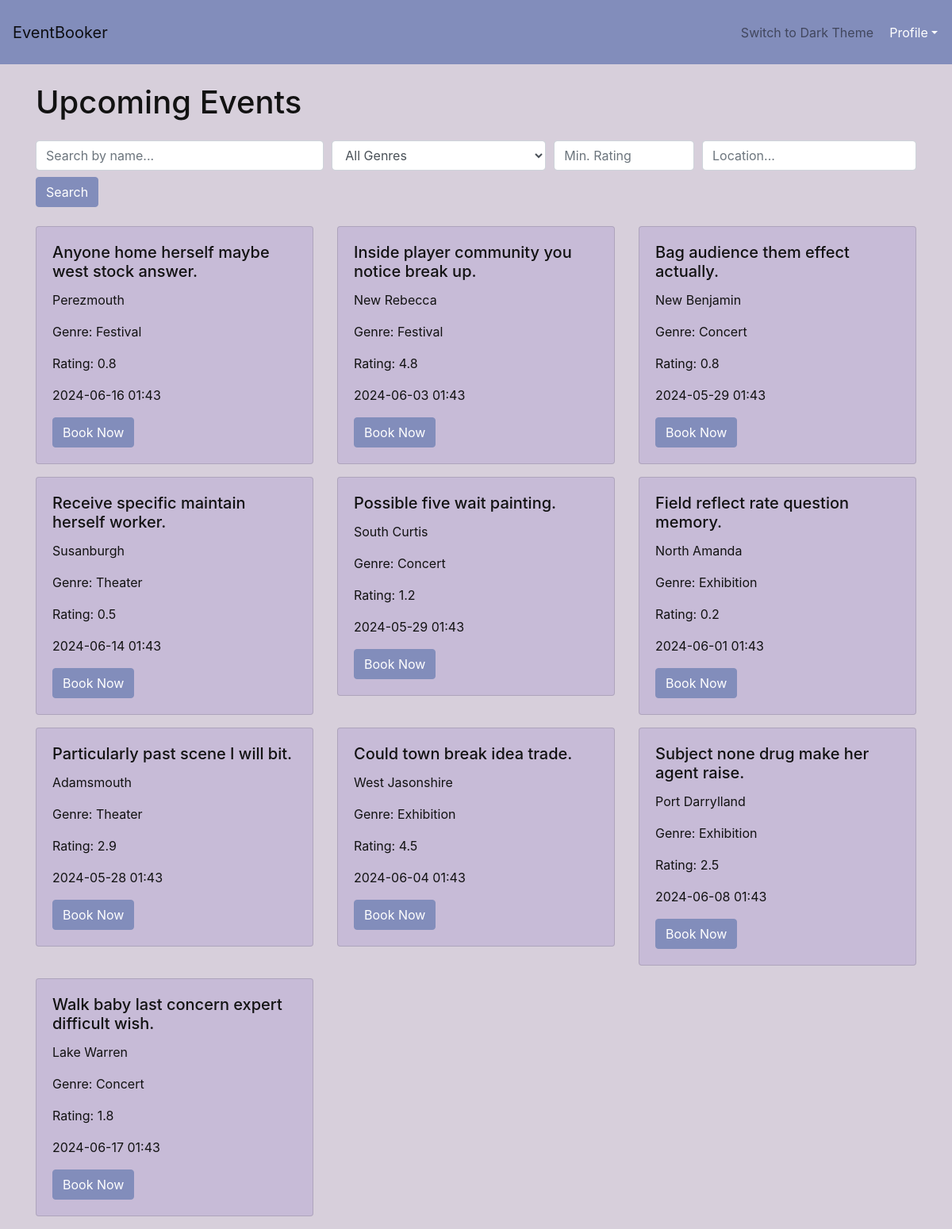
Screenshot of /home (signed in) with the database file from the repository.
### app/models.py (models this page shows)
class Event(db.Model):
    id = db.Column(db.Integer, primary_key=True)
    name = db.Column(db.String(100), nullable=False)
    location = db.Column(db.String(100), nullable=False)
    date = db.Column(db.DateTime, nullable=False)
    genre = db.Column(db.String(50))
    rating = db.Column(db.Float, default=0.0)
    bookings = db.relationship('Booking', backref='event', lazy=True, cascade='all, delete-orphan')

### app/routes.py (the view)
@app.route('/')
@app.route('/home')
def home() -> str:
    if current_user.is_authenticated:
        user_preferences = current_user.preferences.split(',') if current_user.preferences else []
        preferred_events = Event.query.filter(Event.genre.in_(user_preferences)).all()
        other_events = Event.query.filter(Event.genre.notin_(user_preferences)).all()
        events = preferred_events + other_events
    else:
        events = Event.query.all()
    current_theme = request.cookies.get('theme', 'light')  # Получаем текущую тему из куки
    return render_template('home.html', events=events, current_theme=current_theme)  # Передаем текущую тему в контекст шаблона

### app/models.py (called while the page is built)
@login_manager.user_loader
def load_user(user_id):
    return User.query.get(int(user_id))

### app/templates/home.html (shortened to what this page needs)
{% extends 'base.html' %}
{% block content %}
<div class="container mt-4">
    <h1 class="mb-4">Upcoming Events</h1>
        <form method="GET" action="{{ url_for('search') }}" class="mb-4">
            <div class="form-row">
                <div class="col-md-4">
                    <input type="text" class="form-control" name="query" placeholder="Search by name..." value="{{ query }}">
                </div>
                <div class="col-md-3">
                    <select class="form-control" name="genre">
                        <option value="">All Genres</option>
                    </select>
                </div>
                <div class="col-md-2">
                    <input type="number" class="form-control" name="min_rating" min="0" max="5" step="0.1" placeholder="Min. Rating" value="{{ min_rating }}">
                </div>
                <div class="col-md-3">
                    <input type="text" class="form-control" name="location" placeholder="Location..." value="{{ location }}">
                </div>
            </div>
            <button type="submit" class="btn btn-primary mt-2">Search</button>
        </form>
    <div class="row">
        {% for event in events %}
        <div class="col-md-4 mb-3">
            <div class="card {% if current_theme == 'light' %}light-theme{% else %}dark-theme{% endif %}">
                <div class="card-body">
                    <h5 class="card-title">{{ event.name }}</h5>
                    <p class="card-text">{{ event.location }}</p>
                    <p class="card-text">Genre: {{ event.genre }}</p>
                    <p class="card-text">Rating: {{ event.rating }}</p>
                    <p class="card-text">{{ event.date.strftime('%Y-%m-%d %H:%M') }}</p>
                    {% if current_user.is_authenticated %}
                        {% set booking = current_user.bookings|selectattr('event_id', '==', event.id)|first %}
                        {% if booking %}
                            {% if not booking.is_paid %}
                                <a href="{{ url_for('payment', booking_id=booking.id) }}" class="btn btn-success">Pay</a>
                            {% endif %}
                        {% else %}
                            <a href="{{ url_for('book', event_id=event.id) }}" class="btn btn-primary">Book Now</a>
                        {% endif %}
                    {% else %}
                        <a href="{{ url_for('login') }}" class="btn btn-primary">Login to Book</a>
                    {% endif %}
                </div>
            </div>
        </div>
        {% endfor %}
    </div>
</div>
{% endblock %}

### app/templates/base.html (style rules this page uses)
body.light-theme { background-color: #D7CFDB; color: #121212; }
.light-theme .btn-primary { background-color: #828DBB; border-color: #828DBB; color: #fff; }
.card.light-theme { background-color: #C7BBD7; color: #121212; }
.btn { transition: background-color 0.3s ease, color 0.3s ease; }

### rows the page displays
Event: name "Anyone home herself maybe west stock answer.", location "Perezmouth", genre "Festival", rating "0.8", date "2024-06-16 01:43"
Event: name "Inside player community you notice break up.", location "New Rebecca", genre "Festival", rating "4.8", date "2024-06-03 01:43"
Event: name "Bag audience them effect actually.", location "New Benjamin", genre "Concert", rating "0.8", date "2024-05-29 01:43"
Event: name "Receive specific maintain herself worker.", location "Susanburgh", genre "Theater", rating "0.5", date "2024-06-14 01:43"
Event: name "Possible five wait painting.", location "South Curtis", genre "Concert", rating "1.2", date "2024-05-29 01:43"
Event: name "Field reflect rate question memory.", location "North Amanda", genre "Exhibition", rating "0.2", date "2024-06-01 01:43"
Event: name "Particularly past scene I will bit.", location "Adamsmouth", genre "Theater", rating "2.9", date "2024-05-28 01:43"
Event: name "Could town break idea trade.", location "West Jasonshire", genre "Exhibition", rating "4.5", date "2024-06-04 01:43"
Event: name "Subject none drug make her agent raise.", location "Port Darrylland", genre "Exhibition", rating "2.5", date "2024-06-08 01:43"
Event: name "Walk baby last concern expert difficult wish.", location "Lake Warren", genre "Concert", rating "1.8", date "2024-06-17 01:43"
